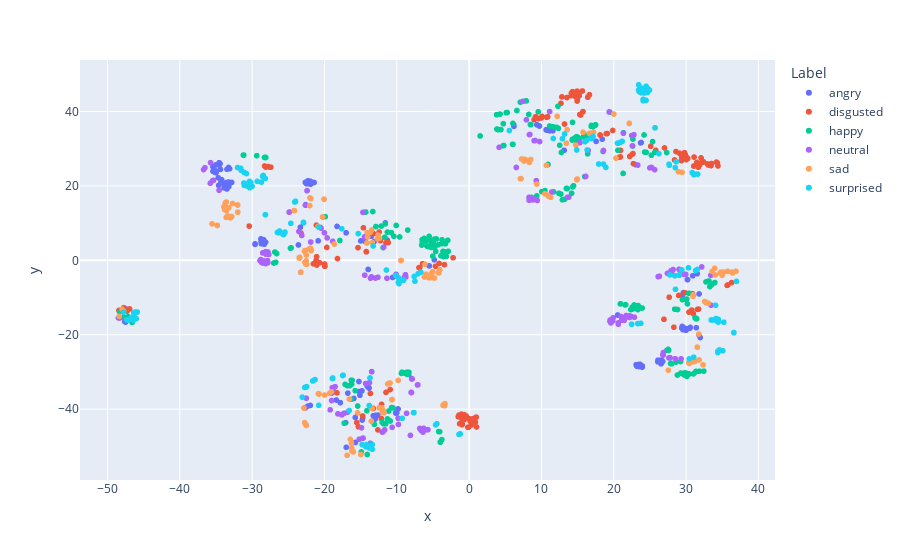

Write notebook code for a chart like this one.
### Markdown cell above
Data Visualization

### Code cell
tsne = sklearn.manifold.TSNE(2)
data_points2d = tsne.fit_transform(df)

labels_series = pd.Series(labels, name="Label").replace(range(len(CLASS_NAMES)), CLASS_NAMES) # type: ignore

data_points2d_df = pd.DataFrame(data_points2d, columns=["x", "y"])
visdf = pd.concat([data_points2d_df, labels_series], axis=1)

fig = px.scatter(visdf, x="x", y="y", color="Label")
fig.show()

### Figure 1 — Plotly figure (JSON) as saved in the notebook; plotly's stock layout.template omitted (floating-point values rounded to 4 significant figures; data arrays with more than 128 entries replaced by an {"elided": "..."} marker saying what was removed)
{"data": [{"hovertemplate": "Label=angry<br>x=%{x}<br>y=%{y}<extra></extra>", "legendgroup": "angry", "marker": {"color": "#636efa", "symbol": "circle"}, "mode": "markers", "name": "angry", "showlegend": true, "type": "scattergl", "x": {"elided": "156 float values"}, "xaxis": "x", "y": {"elided": "156 float values"}, "yaxis": "y"}, {"hovertemplate": "Label=disgusted<br>x=%{x}<br>y=%{y}<extra></extra>", "legendgroup": "disgusted", "marker": {"color": "#EF553B", "symbol": "circle"}, "mode": "markers", "name": "disgusted", "showlegend": true, "type": "scattergl", "x": {"elided": "168 float values"}, "xaxis": "x", "y": {"elided": "168 float values"}, "yaxis": "y"}, {"hovertemplate": "Label=happy<br>x=%{x}<br>y=%{y}<extra></extra>", "legendgroup": "happy", "marker": {"color": "#00cc96", "symbol": "circle"}, "mode": "markers", "name": "happy", "showlegend": true, "type": "scattergl", "x": {"elided": "242 float values"}, "xaxis": "x", "y": {"elided": "242 float values"}, "yaxis": "y"}, {"hovertemplate": "Label=neutral<br>x=%{x}<br>y=%{y}<extra></extra>", "legendgroup": "neutral", "marker": {"color": "#ab63fa", "symbol": "circle"}, "mode": "markers", "name": "neutral", "showlegend": true, "type": "scattergl", "x": {"elided": "165 float values"}, "xaxis": "x", "y": {"elided": "165 float values"}, "yaxis": "y"}, {"hovertemplate": "Label=sad<br>x=%{x}<br>y=%{y}<extra></extra>", "legendgroup": "sad", "marker": {"color": "#FFA15A", "symbol": "circle"}, "mode": "markers", "name": "sad", "showlegend": true, "type": "scattergl", "x": {"elided": "179 float values"}, "xaxis": "x", "y": {"elided": "179 float values"}, "yaxis": "y"}, {"hovertemplate": "Label=surprised<br>x=%{x}<br>y=%{y}<extra></extra>", "legendgroup": "surprised", "marker": {"color": "#19d3f3", "symbol": "circle"}, "mode": "markers", "name": "surprised", "showlegend": true, "type": "scattergl", "x": {"elided": "172 float values"}, "xaxis": "x", "y": {"elided": "172 float values"}, "yaxis": "y"}], "layout": {"legend": {"title": {"text": "Label"}, "tracegroupgap": 0}, "margin": {"t": 60}, "xaxis": {"anchor": "y", "domain": [0, 1], "title": {"text": "x"}}, "yaxis": {"anchor": "x", "domain": [0, 1], "title": {"text": "y"}}}}
